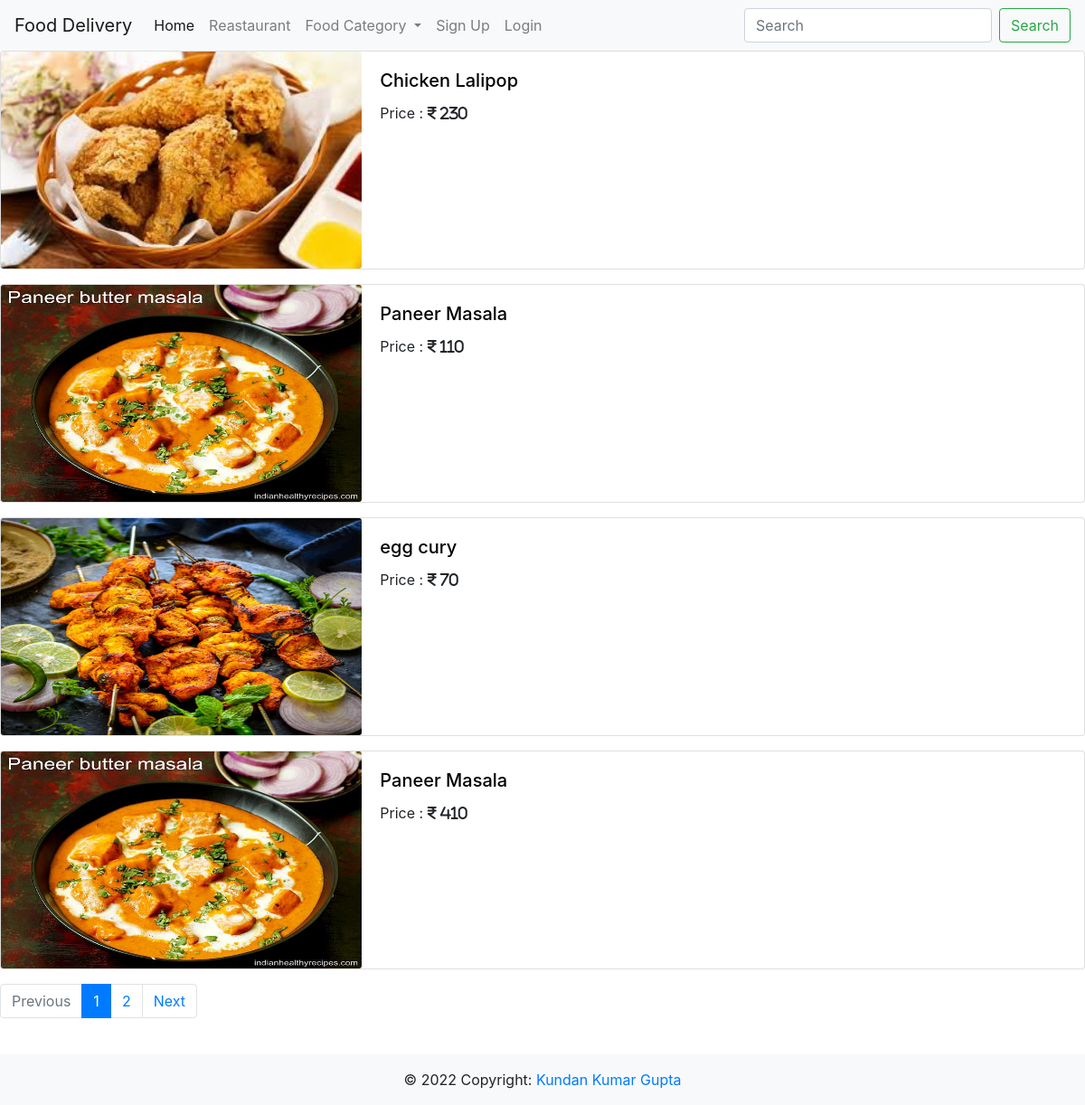
Page /restaurant/view_all_food on the committed database.
### reastaurant/models.py (models this page shows, shortened)
class Food(models.Model):
    name = models.CharField(max_length=100)
    price = models.IntegerField()
    image = models.ManyToManyField(Image)
    item = models.ForeignKey(Item, on_delete=models.CASCADE, related_name='food_items')

class Image(models.Model):
    image = models.ImageField(upload_to="img")

### reastaurant/views.py (the view)
# urls.py: path('view_all_food',views.view_all_food,name='view_all_food'),
def view_all_food(request):
    try:
        foods = Food.objects.all().order_by('id')
        paginator = Paginator(foods, 4)
        page_number = request.GET.get('page')
        page_obj = paginator.get_page(page_number)
        return render(request,'foods.html',context={"page_obj":page_obj})
    except Exception as ex:
        logging.warning(ex)
        return render(request,'error.html')

### reastaurant/templates/foods.html
{% extends 'base.html' %}
{% block content %}
    {% for page in page_obj %}
    <div class="card mb-3">
        <div class="row no-gutters">
          <div class="col-md-4">
            <a href="{% url 'reastaurent:food' page.id %}"><img src="{{page.image.all.0.image.url}}" class="card-img" style="max-height: 240px;" alt="..."></a>
          </div>
          <div class="col-md-8">
            <div class="card-body">
                <a href="" class ="text-decoration-none" style="color:black;" ><h5 class="card-title">{{page.name}} </h5></a>
                <p class="card-text">Price : <i class="fa fa-inr" aria-hidden="true"> {{page.price}} </i></p>
            </div>
          </div>
        </div>
      </div>
    {% endfor %}
    <nav aria-label="...">
        <ul class="pagination">
            {% if page_obj.has_previous  %}
                <li class="page-item">
                    <a class="page-link" href="?page={{page_obj.previous_page_number}}" tabindex="-1">Previous</a>
                </li>
                <li class="page-item"><a class="page-link" href="#"> {{ page_obj.number | add:"-1" }} </a></li>
            {% else %}
                <li class="page-item disabled">
                    <a class="page-link" href="#" tabindex="-1">Previous</a>
                </li>
            {% endif %}
          <li class="page-item active">
            <a class="page-link" href="#">{{ page_obj.number }} <span class="sr-only">(current)</span></a>
          </li>
          {% if page_obj.has_next %}
            <li class="page-item"><a class="page-link" href="#">{{ page_obj.number | add:"1"}}</a></li>
            <li class="page-item">
                <a class="page-link" href="?page={{page_obj.next_page_number}}">Next</a>
            </li>
          {% else %}
            <li class="page-item disabled">
                <a class="page-link" href="#">Next</a>
            </li>
          {%  endif %}
        </ul>
      </nav>
      {% endblock content %}

### static/css/style.css (style rules this page uses)
p.card-text { white-space: pre-wrap !important; }

### rows in the picture
Food: image.all.0.image (picture), name "Chicken Lalipop", price "230"
Food: image.all.0.image (picture), name "Paneer Masala", price "110"
Food: image.all.0.image (picture), name "egg cury", price "70"
Food: image.all.0.image (picture), name "Paneer Masala", price "410"

### other values in the picture
{{ page_obj.number }} "1"
{{ page_obj.number | add:"1" }} "2"
